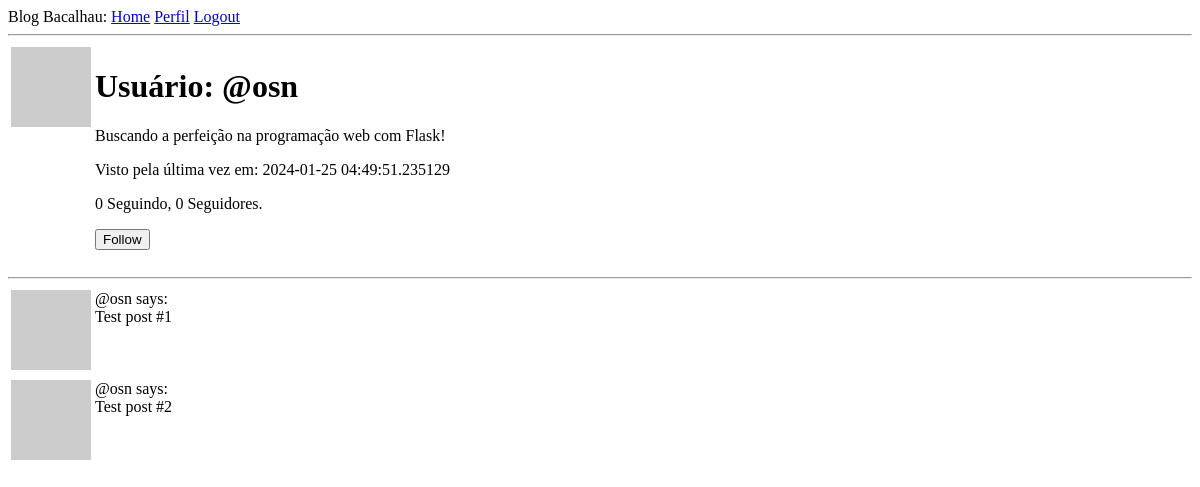
Page /user/@osn (signed in) on the earlier database version.
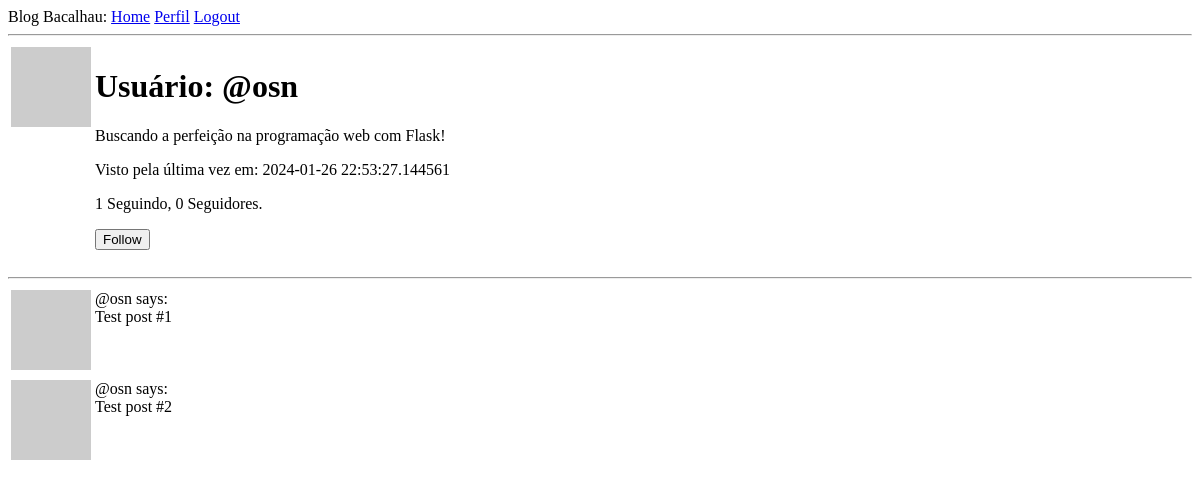
Same page on the later database version.
### app/models.py (models this page shows, shortened)
class User(UserMixin, db.Model):
    id: so.Mapped[int] = so.mapped_column(primary_key=True)
    username: so.Mapped[str] = so.mapped_column(sa.String(64), index=True, unique=True)
    email: so.Mapped[str] = so.mapped_column(sa.String(120), index=True, unique=True)
    password_hash: so.Mapped[Optional[str]] = so.mapped_column(sa.String(256))
    about_me: so.Mapped[Optional[str]] = so.mapped_column(sa.String(140))
    last_seen: so.Mapped[Optional[datetime]] = so.mapped_column(default=lambda: datetime.now(timezone.utc))
    posts: so.WriteOnlyMapped['Post'] = so.relationship(back_populates='author')
    following: so.WriteOnlyMapped['User'] = so.relationship(
        secondary=followers, primaryjoin=(followers.c.follower_id == id),
        secondaryjoin=(followers.c.followed_id == id),
        back_populates='followers')
    followers: so.WriteOnlyMapped['User'] = so.relationship(
        secondary=followers, primaryjoin=(followers.c.followed_id == id),
        secondaryjoin=(followers.c.follower_id == id),
        back_populates='following')
    def avatar(self, size):
        digest = md5(self.email.lower().encode('utf-8')).hexdigest()
        return f'https://www.gravatar.com/avatar/{digest}?d=identicon&s={size}'
    def is_following(self, user):
        query = self.following.select().where(User.id == user.id)
        return db.session.scalar(query) is not None
    def followers_count(self):
        query = sa.select(sa.func.count()).select_from(
            self.followers.select().subquery())
        return db.session.scalar(query)
    def following_count(self):
        query = sa.select(sa.func.count()).select_from(
            self.following.select().subquery())
        return db.session.scalar(query)

### app/routes.py (the view)
@app.route('/user/<username>')
@login_required
def user(username):
    user = db.first_or_404(sa.select(User).where(User.username == username))
    posts = [
        {'author': user, 'body': 'Test post #1'},
        {'author': user, 'body': 'Test post #2'}
    ]
    return render_template('user.html', user=user, posts=posts, form=EmptyForm())
    form = EmptyForm()
    return render_template('user.html', user=user, posts=posts, form=form)

### app/forms.py
class EmptyForm(FlaskForm):
    submit = SubmitField('Submit')

### app/models.py (called while the page is built)
@login.user_loader
def load_user(id):
    return db.session.get(User, int(id))

### app/routes.py (called while the page is built)
@app.before_request
def before_request():
    if current_user.is_authenticated:
        current_user.last_seen = datetime.now(timezone.utc)
        db.session.commit()

### app/templates/user.html (shortened to what this page needs)
{% extends "base.html" %}
{% block content %}
    <table>
        <tr valign="top">
            <td><img src="{{ user.avatar(128) }}"></td>
            <td>
                <h1>Usuário: {{ user.username }}</h1>
                {% if user.about_me %}<p>{{ user.about_me }}</p>{% endif %}
                {% if user.last_seen %}<p>Visto pela última vez em: {{ user.last_seen }}</p>{% endif %}
                <p>{{ user.followers_count() }} Seguindo, {{ user.following_count() }} Seguidores.</p>
                {% if user == current_user %}
                <p><a href="{{ url_for('edit_profile') }}">Editar Perfil</a></p>
                {% elif not current_user.is_following(user) %}
                <p>
                    <form action="{{ url_for('follow', username=user.username) }}" method="post">
                        {{ form.submit(value='Follow') }}
                    </form>
                </p>
                {% endif %}
            </td>
        </tr>
    </table>
    <hr>
    {% for post in posts %}
        {% include '_post.html' %}
    {% endfor %}
{% endblock %}

### app/templates/base.html (shortened to what this page needs)
<!DOCTYPE html>
<html lang="pt-br">
    <head>
    </head>
    <body>
        <div>Blog Bacalhau:
            <a href="{{ url_for('index') }}">Home</a>
            {% if current_user.is_anonymous %}
            <a href="{{ url_for('login') }}">Login</a>
            {% else %}
            <a href="{{ url_for('user', username=current_user.username) }}">Perfil</a>
            <a href="{{ url_for('logout') }}">Logout</a>
            {% endif %}
        </div>
        <hr>
        {% block content %}{% endblock %}
    </body>
</html>

### app/templates/_post.html
<table>
    <tr valign="top">
        <td><img src="{{ post.author.avatar(36) }}"></td>
        <td>{{ post.author.username }} says:<br>{{ post.body }}</td>
    </tr>
</table>

Differences in the rows shown:
changed User "@osn": last_seen "2024-01-25 04:49:51.235129" → "2024-01-26 22:53:27.144561"
Other differences:
{{ user.followers_count() }}: "0" → "1"
